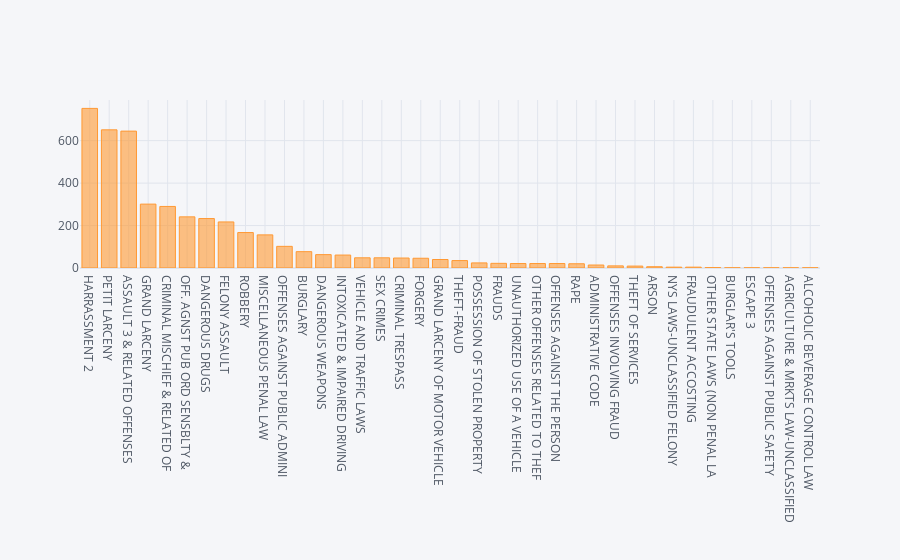

Write notebook code for a chart like this one.
### Code cell
# Visualize offence categories
ofnscounts = list(complaint_df["ofns_desc"].value_counts())
ofnsCategory = list(complaint_df["ofns_desc"].value_counts().index)
# Nsow make dataframe
data = {'ofnsCategory':ofnsCategory, 'ofnscounts':ofnscounts}
ofnsDF = pd.DataFrame(data)
ofnsDF.iplot(kind='bar',x='ofnsCategory', y='ofnscounts')

### Figure 1 — Plotly figure (JSON) as saved in the notebook; plotly's stock layout.template omitted (floating-point values rounded to 4 significant figures)
{"data": [{"marker": {"color": "rgba(255, 153, 51, 0.6)", "line": {"color": "rgba(255, 153, 51, 1.0)", "width": 1}}, "name": "ofnscounts", "orientation": "v", "text": "", "type": "bar", "x": ["HARRASSMENT 2", "PETIT LARCENY", "ASSAULT 3 & RELATED OFFENSES", "GRAND LARCENY", "CRIMINAL MISCHIEF & RELATED OF", "OFF. AGNST PUB ORD SENSBLTY &", "DANGEROUS DRUGS", "FELONY ASSAULT", "ROBBERY", "MISCELLANEOUS PENAL LAW", "OFFENSES AGAINST PUBLIC ADMINI", "BURGLARY", "DANGEROUS WEAPONS", "INTOXICATED & IMPAIRED DRIVING", "VEHICLE AND TRAFFIC LAWS", "SEX CRIMES", "CRIMINAL TRESPASS", "FORGERY", "GRAND LARCENY OF MOTOR VEHICLE", "THEFT-FRAUD", "POSSESSION OF STOLEN PROPERTY", "FRAUDS", "UNAUTHORIZED USE OF A VEHICLE", "OTHER OFFENSES RELATED TO THEF", "OFFENSES AGAINST THE PERSON", "RAPE", "ADMINISTRATIVE CODE", "OFFENSES INVOLVING FRAUD", "THEFT OF SERVICES", "ARSON", "NYS LAWS-UNCLASSIFIED FELONY", "FRAUDULENT ACCOSTING", "OTHER STATE LAWS (NON PENAL LA", "BURGLAR'S TOOLS", "ESCAPE 3", "OFFENSES AGAINST PUBLIC SAFETY", "AGRICULTURE & MRKTS LAW-UNCLASSIFIED", "ALCOHOLIC BEVERAGE CONTROL LAW"], "y": [752, 651, 645, 301, 290, 241, 233, 217, 167, 156, 102, 77, 63, 61, 48, 48, 47, 46, 40, 35, 24, 22, 21, 21, 21, 20, 14, 10, 9, 6, 4, 4, 2, 1, 1, 1, 1, 1]}], "layout": {"legend": {"bgcolor": "#F5F6F9", "font": {"color": "#4D5663"}}, "paper_bgcolor": "#F5F6F9", "plot_bgcolor": "#F5F6F9", "title": {"font": {"color": "#4D5663"}}, "xaxis": {"gridcolor": "#E1E5ED", "showgrid": true, "tickfont": {"color": "#4D5663"}, "title": {"font": {"color": "#4D5663"}, "text": ""}, "zerolinecolor": "#E1E5ED"}, "yaxis": {"gridcolor": "#E1E5ED", "showgrid": true, "tickfont": {"color": "#4D5663"}, "title": {"font": {"color": "#4D5663"}, "text": ""}, "zerolinecolor": "#E1E5ED"}}}
